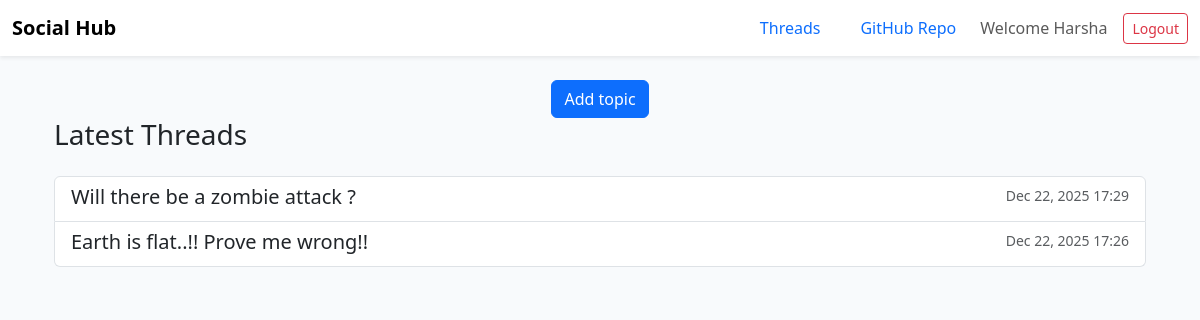
The app's page / (signed in), older data.
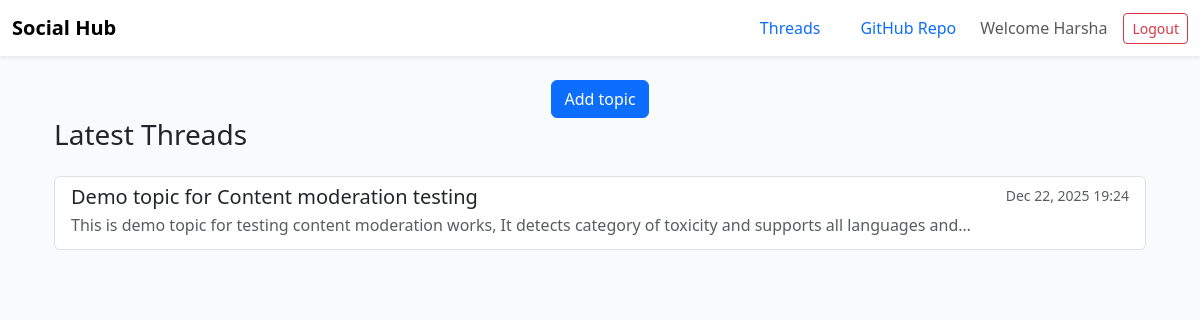
The same page, newer data.
### Home/models.py (models this page shows, shortened)
class Topic(models.Model):
    title = models.CharField(max_length=200)
    body = models.TextField(blank=True)
    created_at = models.DateTimeField(auto_now_add=True)

### Home/views.py (the view)
# urls.py: path('', views.index, name="home"),
def index(request):
    topics = Topic.objects.order_by("-created_at")  # newest first
    return render(request, "Home/index.html", {
        "topics": topics
    })

### Home/templates/Home/index.html
{% extends "Home/base.html" %}
{% load static %}
{% block content %}
{% if not user.is_authenticated %}
<div class="d-flex justify-content-center align-items-center" style="min-height: 70vh;">
  <div class="text-center">
    <h2 class="mb-3">Welcome to Social Hub</h2>
    <p class="text-muted mb-4">
      Sign in or create an account to join discussions and post comments.
    </p>
    <p class="text-muted mb-4">
     Sign in using Username: <b>Test</b> Password: <b> 1234 </b> to get started quickly.
    </p>
    <div class="d-flex justify-content-center gap-3">
      <a href="{% url 'login' %}" class="btn btn-primary btn-lg">
        Sign in
      </a>
      <a href="{% url 'signup' %}" class="btn btn-outline-primary btn-lg">
        Sign up
      </a>
    </div>
  </div>
</div>
{% else %}
<div class="container-fluid d-flex justify-content-center align-items-center ">
  <button type="button"
          class="btn btn-primary"
          onclick="location.href='{% url 'addtopic' %}'">
    Add topic
  </button>
</div>
<div class="container">
  <h3 class="mb-4">Latest Threads</h3>
  {% if topics %}
    <div class="list-group">
      {% for topic in topics %}
        <a href="{% url 'topic_detail' topic.id %}"
           class="list-group-item list-group-item-action">
          <div class="d-flex w-100 justify-content-between">
            <h5 class="mb-1">{{ topic.title }}</h5>
            <small class="text-muted">
              {{ topic.created_at|date:"M d, Y H:i" }}
            </small>
          </div>
          {% if topic.body %}
            <p class="mb-1 text-muted">
              {{ topic.body|truncatechars:120 }}
            </p>
          {% endif %}
        </a>
      {% endfor %}
    </div>
  {% else %}
    <p class="text-muted">No topics yet.</p>
  {% endif %}
</div>
{% endif %}
{% endblock %}

Row changes from the older to the newer data that the page shows:
removed Topic: title "Will there be a zombie attack ?", created_at "Dec 22, 2025 17:29"
removed Topic: title "Earth is flat..!! Prove me wrong!!", created_at "Dec 22, 2025 17:26"
added Topic: title "Demo topic for Content moderation testing", created_at "Dec 22, 2025 19:24", body "This is demo topic for testing content moderation works, It detects category of toxicity and supports all languages and…"
